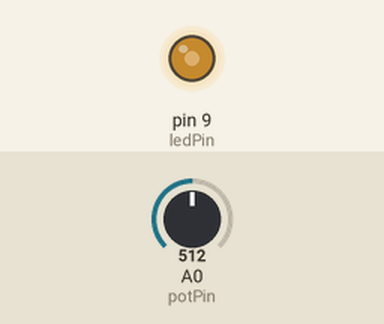
Recording of a sketch running on a simulated Arduino Uno, built with avr-gcc and run on an emulated ATmega328P. Parts: output pins drawn as LEDs (lit = HIGH). The test bench sets the inputs (shaded band); at power-on: A0 (potPin) = 512.

Above: at 1.2 s.
1.3 s: A0 (potPin) set to 716
At 2.3 s:
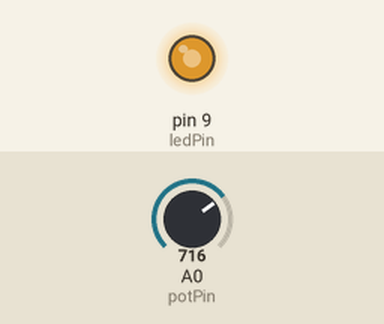
2.8 s: A0 (potPin) set to 900
At 3.4 s:
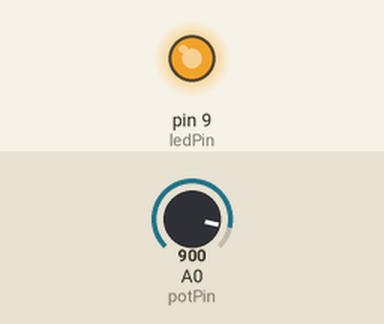
4.3 s: A0 (potPin) set to 122
At 4.6 s:
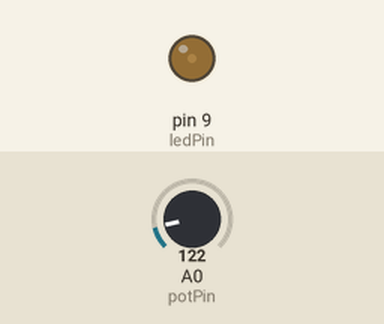
5.8 s: A0 (potPin) set to 0
At 6.9 s:
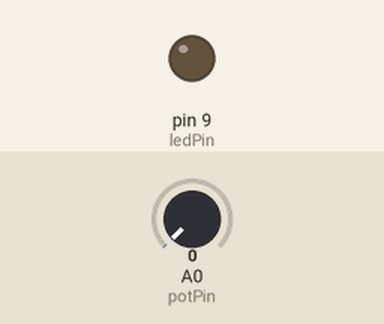
7.3 s: A0 (potPin) set to 511
At 8.1 s:
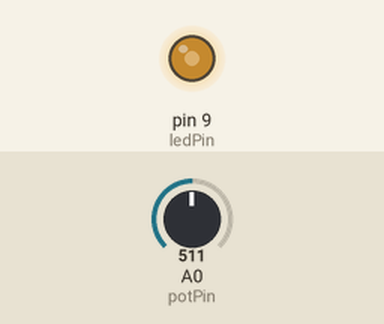
Timing chart, 0 to 9.8 s (numbered marks = the images above; inputs shaded):
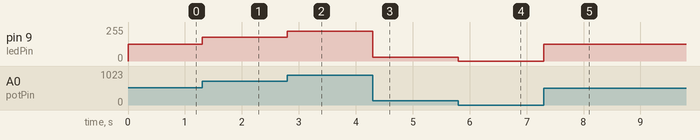

The sketch:

led_control_via_potentiometer1.ino
```cpp
const int potPin=A0;
const int ledPin=9;
void setup()
{
  pinMode(ledPin, OUTPUT);
}

void loop()
{
  int potValue = analogRead(potPin);
  int ledBrightness = map(potValue,0,1023,0,255);
  analogWrite(ledPin,ledBrightness);
}
```

Measured:
- after the input at 1.3 s, pin 9 (ledPin): 127/255 → 178/255 at once
- after the input at 2.8 s, pin 9 (ledPin): 178/255 → 224/255 at once
- after the input at 4.3 s, pin 9 (ledPin): 224/255 → 30/255 at once
- after the input at 5.8 s, pin 9 (ledPin): 30/255 → 0/255 at once
- after the input at 7.3 s, pin 9 (ledPin): 0/255 → 127/255 at once
